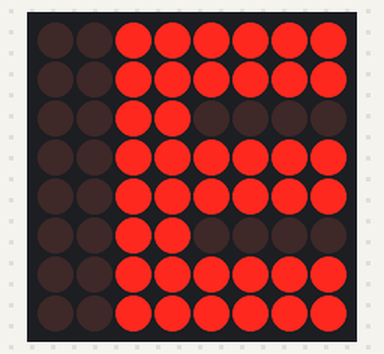
A sketch run on a simulated Arduino Uno, built with avr-gcc and run on an emulated ATmega328P. Shown: 8×8 LED matrix.

Above: at 0.1 s.

The sketch:

Matrix_sequence_of_bytes.ino
```cpp
#include "LedControl.h"
LedControl lc=LedControl(12,10,11,1);
void setup() {
lc.shutdown(0,false);
lc.setIntensity(0,8);
lc.clearDisplay(0);
}
byte a[8] = {B00111111,B00111111,B00110000,B00111111,
B00111111,B00110000,B00111111,B00111111};
void show(byte seq[8]){
lc.clearDisplay(0);
for(int i=0; i<8; i++) lc.setRow(0, i, seq[i]);
delay(500);
}
void loop() {
show(a);
}
```
